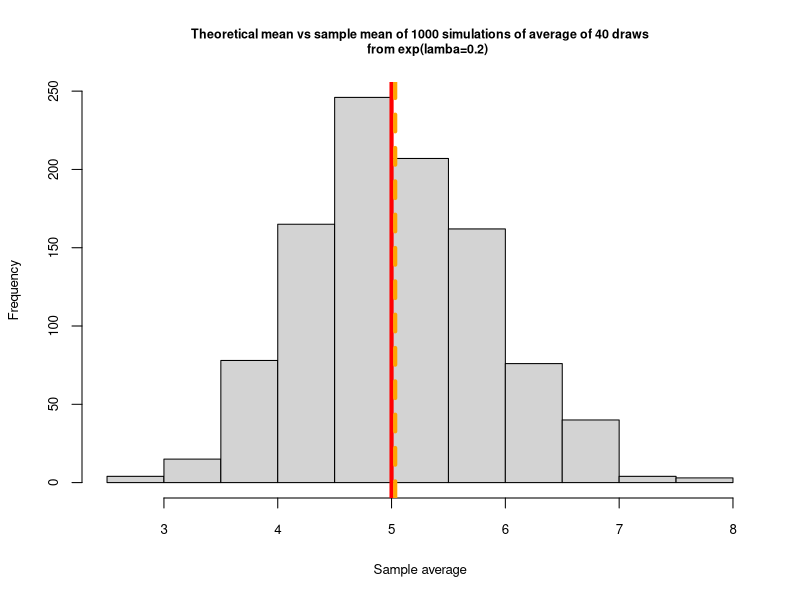
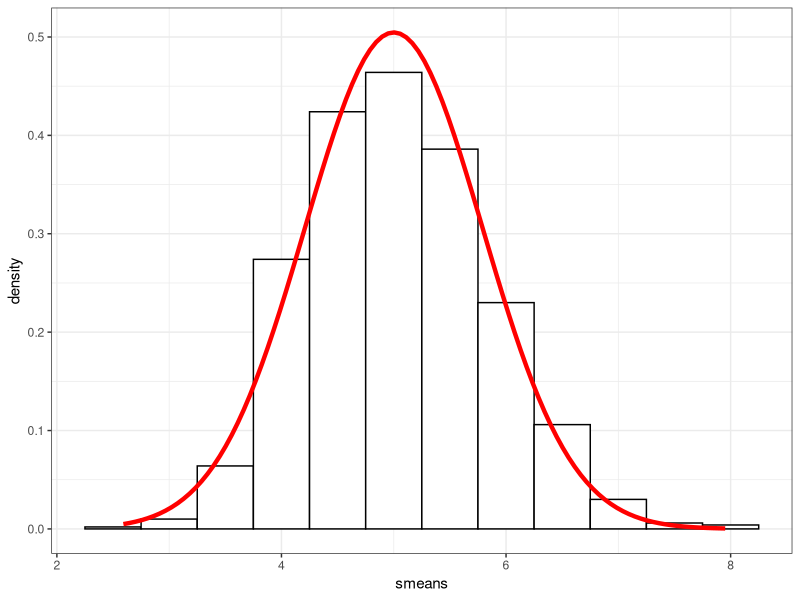

Write R code to recreate these figures, in order.
## ---- chunk 1
knitr::opts_chunk$set(echo = TRUE)
## ---- chunk 2
simul <- 1000
n <- 40
lambda <- 0.2
set.seed <- 3

rdraws <- rexp(n*simul,lambda)
rmatrix <- matrix(rdraws, nrow=simul, ncol=n)
## ---- chunk 3
smeans <- apply(rmatrix,1,mean)
smean <- mean(smeans)
theormean <- 1/lambda
## ---- chunk 4
par(cex.main=0.75, cex.lab=0.80, cex.axis=0.80)
hist(smeans,xlab="Sample average",
     main="Theoretical mean vs sample mean of 1000 simulations of average of 40 draws
     from exp(lamba=0.2)")
abline(v=theormean, lw=4, col="red")
abline(v=smean, lw=4, col="orange", lty=2)
## ---- chunk 5
print(c('The sample mean is: ',round(smean,2),'.'))
print(c('The theoretical mean is: ',theormean,'.'))
## ---- chunk 6
svar <- var(smeans)
theorvar <- (1/lambda)^2/n
print(c('The sample variance is: ',round(svar,2),'.'))
print(c('The theoretical variance is: ',theorvar,'.'))  
## ---- chunk 7
library(ggplot2)
smeansdf <- as.data.frame(smeans)
g <- ggplot(data=smeansdf,aes(x = smeans)) 
g <- g + geom_histogram(aes(y = ..density..), fill = "white", binwidth=0.5, colour = "black")
g + stat_function(fun=dnorm,colour="red", 
                  size=1.5, args=list(mean=1/lambda, sd=(1/lambda)/sqrt(n)))+theme_bw()
